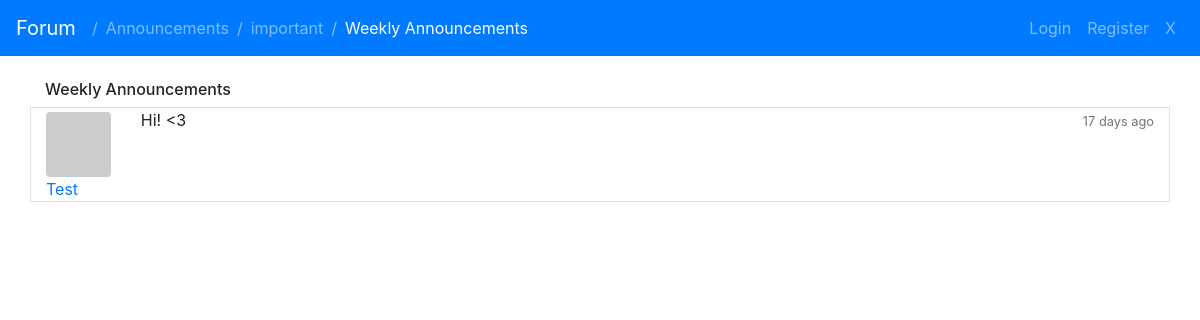
Page /topic.php?id=85 on the earlier database version.
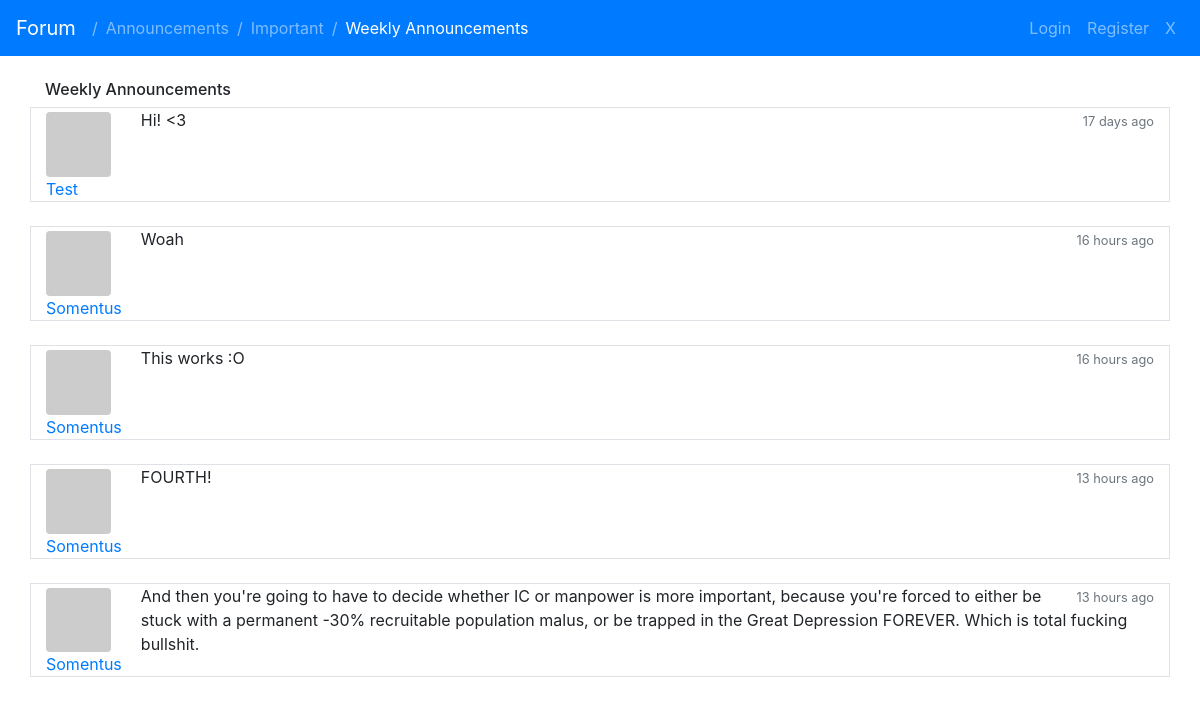
Same page on the later database version.
### tables this page shows
CREATE TABLE `topics` (
  `id` int(11) NOT NULL,
  `title` varchar(64) NOT NULL,
  `forum_id` int(11) NOT NULL,
  `user_id` int(11) NOT NULL,
  `pinned` tinyint(1) NOT NULL DEFAULT '0',
  `created_at` timestamp NOT NULL DEFAULT CURRENT_TIMESTAMP,
  `updated_at` timestamp NOT NULL DEFAULT CURRENT_TIMESTAMP ON UPDATE CURRENT_TIMESTAMP
);

CREATE TABLE `posts` (
  `id` int(11) NOT NULL,
  `body` varchar(512) NOT NULL,
  `user_id` int(11) NOT NULL,
  `topic_id` int(11) NOT NULL,
  `created_at` timestamp NOT NULL DEFAULT CURRENT_TIMESTAMP,
  `updated_at` timestamp NOT NULL DEFAULT CURRENT_TIMESTAMP ON UPDATE CURRENT_TIMESTAMP
);

CREATE TABLE `users` (
  `id` int(11) NOT NULL,
  `username` varchar(64) NOT NULL,
  `email` varchar(254) NOT NULL,
  `password` varchar(256) NOT NULL,
  `is_admin` tinyint(1) NOT NULL DEFAULT '0',
  `created_at` date NOT NULL,
  `updated_at` date NOT NULL
);

### includes/DB.php (called while the page is built, shortened)
<?php
function query($pdo, $query, $params = array()) {
	$statement = $pdo->prepare($query);
	$statement->execute($params);
	$data = $statement->fetchAll();
	return $data;
}
?>

### includes/topic.php (the view, shortened to what this page needs)
<?php
function content($pdo) {
	$id = $_GET['id'];
	$topic = query($pdo, "SELECT * FROM topics WHERE id= :id", ['id' => $id]);
	if(count($topic) == 0) {
		echo "Topic not found!";
	} else if(count($topic) == 1) {
		$topic = $topic[0];
		echo '
				<h6>'.$topic['title'].'</h6>';
		$posts = query($pdo, "SELECT * FROM posts WHERE topic_id = :topic_id", ['topic_id' => $id]);
		if(count($posts) == 0) {
			echo "No posts yet!";
		} else {
			foreach($posts as $post) {
				$user = query($pdo, "SELECT * FROM users WHERE id = :id", ['id' => $post['user_id']])[0];
				echo "
					<div class='row border'>
						<div class='col-md-1'>
							<a name='".$post['id']."'></a>
							<div class='pt-1'>
								<img src='https://via.placeholder.com/75/fd7e14' class='img-fluid rounded'>
							</div>
							<div>
								<a href='user.php?id=".$user['id']."'>".$user['username']."</a>
							</div>
						</div>
						<div class='col-md-11'>
							<span class='float-right'>
								<small class='text-muted'>".ucfirst(parseTimeSinceTimestamp($post['created_at']))."</small>
							</span>
							".$post['body']."
						</div>
					</div>
					<br />";
			}
		}
	}
}
?>

### topic.php (shortened to what this page needs)
<?php
require_once('includes/DB.php');
$pdo = DB();
require_once('includes/codes.php');
require_once('includes/topic.php');
?>
<!DOCTYPE HTML>
<html lang="en">
<head>
	<link rel="stylesheet" href="css/main.css">
	<link rel="stylesheet" href="https://maxcdn.bootstrapcdn.com/bootstrap/4.0.0-beta.2/css/bootstrap.min.css">
</head>
<body>
	<div>
		<?php navbar($pdo); ?>
	</div>
	<br />
	<div class="container">
		<?php content($pdo); ?>
		<br />
	</div>
</body>
</html>

### includes/codes.php (shortened to what this page needs)
<?php
function location($pdo) {
    foreach ($_GET as $key => $value) {
        if($key == "id") {
            $id = $value;
        }
    }
    $location = basename($_SERVER['PHP_SELF']);
    $currentFile = explode('.', $location)[0];
    switch($currentFile) {
        case 'topic':
            $topic_id = $id;
            $topic = query($pdo, "SELECT * FROM topics WHERE id = :id", ['id' => $topic_id])[0];
            $topic_title = $topic['title'];
            $forum_id = $topic['forum_id'];
            $forum = query($pdo, "SELECT * FROM forums WHERE id = :id", ['id' => $forum_id])[0];
            $forum_name = $forum['name'];
            $category_id = $forum['category_id'];
            $category = query($pdo, "SELECT * FROM categories WHERE id = :id", ['id' => $category_id])[0];
            $category_name = $category['name'];
            $objectNames = [$category_name, $forum_name, $topic_title];
            $urls = ['index.php', 'forum.php?id='.$forum_id, 'topic.php?id='.$topic_id];
            break;
    }
    $return = [$objectNames, $urls];
    return $return;
}
function navbar($pdo) {
    $location = location($pdo);
    $currentLocation = $location[0];
    $currentLocationFiles = $location[1];
    $locationSteps = count($currentLocation);
    echo '
    <nav class="navbar sticky-top navbar-expand-lg navbar-dark bg-primary">
        <a class="navbar-brand" href="index.php">Forum</a>
        <button class="navbar-toggler" type="button" data-toggle="collapse" data-target="#navbarSupportedContent" aria-controls="navbarSupportedContent" aria-expanded="false" aria-label="Toggle navigation">
        <span class="navbar-toggler-icon"></span>
        </button>
        <div class="collapse navbar-collapse" id="navbarSupportedContent">
            <ul class="navbar-nav mr-auto">
            ';
    if(isLoggedIn(true)) {
    	echo '
    		<span class="navbar-text">|</span>
    		<li class="nav-item';
			if($currentLocation[0] == "Categories") {
				echo ' active';
			}
    		echo '" >
    			<a class="nav-link" href="./categories.php">Categories</a>
			</li>
			<span class="navbar-text">|</span>
			<li class="nav-item';
			if($currentLocation[0] == "Forums") {
				echo ' active';
			}
			echo '" >
				<a class="nav-link" href="./forums.php">Forums</a>
			</li>
		';
    } else {
	    for($i = 0; $i < $locationSteps; $i++) {
	        echo '
	            <span class="navbar-text">/</span>
	            <li class="nav-item';
	        if($i == $locationSteps - 1) {
	            echo ' active';
	        }
	        echo '"><a class="nav-link" href="'.$currentLocationFiles[$i].'">'.$currentLocation[$i].'
	                </a>
	            </li>
	        ';
	    }
    }
    echo '</ul>';
    echo '<ul class="navbar-nav ml-auto">';
    if(isLoggedIn(true)) {
        echo '
            <li class="nav-item">
                <a class="nav-link" href="#">Profile</a>
            </li>
            <li class="nav-item">
                <a class="nav-link" href="logout.php">Log Out</a>
            </li>
        ';
    } else {
        echo '
            <li class="nav-item">
                <a id="navbarLogin" name="login" onclick="togglePortal(\'login\');" class="nav-link" >Login</a>
            </li>
            <li class="nav-item">
                <a id="navbarRegister" name="register" onclick="togglePortal(\'register\');" class="nav-link" >Register</a>
            </li>
            <li class="nav-item">
                <a id="navbarClose" name="closePortal" onclick="togglePortal(\'close\');" class="nav-link" >X</a>
            </li>';
    }
    echo '
            </ul>
        </div>
    </nav>
    ';
}
function parseTimeSinceTimestamp($timestamp) {
	$timePast = strtotime($timestamp);
	$date = new DateTime();
	$date->setTimestamp($timePast);
	$interval = $date->diff(new DateTime('now'));
	$years = $interval->format('%y');
	$months = $interval->format('%m');
	$days = $interval->format('%d');
	$hours = $interval->format('%h');
	$minutes = $interval->format('%i');
	if($years > 0) {
		if($years == 1) {
			return $years." year ago";
		} else {
			return $years." years ago";
		}
	} else if($months > 0) {
		if($months == 1) {
			return $months." month ago";
		} else {
			return $months." months ago";
		}
	} else if($days > 0) {
		if($days == 1) {
			return $days." day ago";
		} else {
			return $days." days ago";
		}
	} else if($hours > 0){
		if($hours == 1) {
			return $hours." hour ago";
		} else {
			return $hours." hours ago";
		}
	} else if($minutes >= 5) {
		return $minutes." minutes ago";
	} else {
		return "just now";
	}
}
function isLoggedIn($admin = false) {
	if(isset($_SESSION['loggedin']) && $_SESSION['loggedin'] == true && isset($_SESSION['id'])) {
		if($admin == true) {
			if(isset($_SESSION['is_admin']) && $_SESSION['is_admin'] == true) {
				return 1;
			} else {
				return 0;
			}
		} else {
			return 1;
		}
	} else {
		return 0;
	}
}

Differences in the rows shown:
computed for topics "Announcements": forum "important" → "Important"
added posts: user.username "Somentus", created_at "16 hours ago", body "Woah"
added posts: user.username "Somentus", created_at "16 hours ago", body "This works :O"
added posts: user.username "Somentus", created_at "13 hours ago", body "FOURTH!"
added posts: user.username "Somentus", created_at "13 hours ago", body "And then you're going to have to decide whether IC or manpower is more important, because you're forced to either be stuck with a permanent -30% recruitable population malus, or be trapped in the Great Depression FOREVER. Which is total fucking bullshit."
